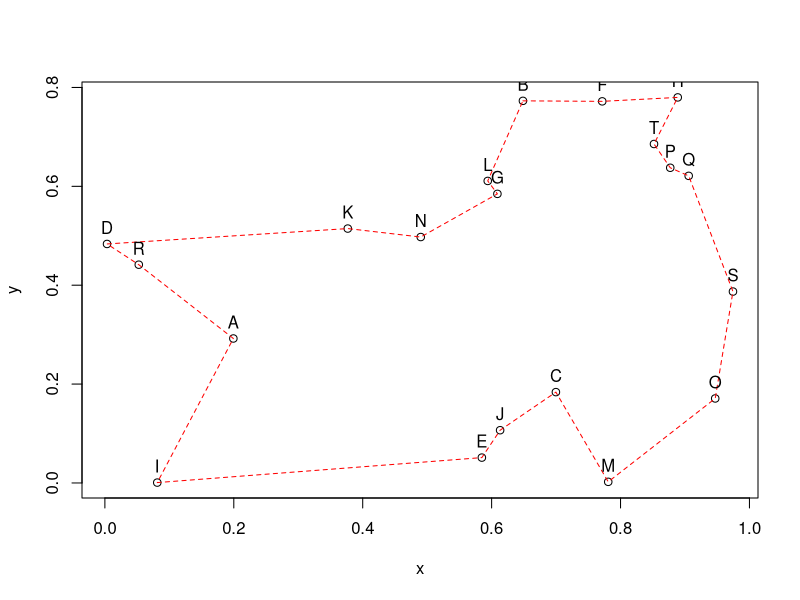

Write R code to recreate this figure.
library(TSP)


### Name: ETSP
### Title: Class ETSP - Euclidean traveling salesperson problem
### Aliases: ETSP as.ETSP as.ETSP.matrix as.ETSP.data.frame
###   n_of_cities.ETSP print.ETSP labels.ETSP image.ETSP plot.ETSP
### Keywords: classes

### ** Examples

x <- data.frame(x = runif(20), y = runif(20), row.names = LETTERS[1:20])

## create a TSP
etsp <- ETSP(x)
etsp

## use some methods 
n_of_cities(etsp)
labels(etsp)

## plot ETSP and solution
tour <- solve_TSP(etsp)
tour
  
plot(etsp, tour, tour_col = "red")
